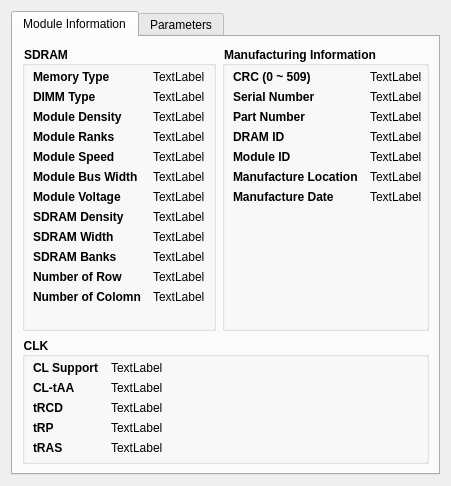
<?xml version="1.0" encoding="UTF-8"?>
<ui version="4.0">
 <class>Dialog</class>
 <widget class="QDialog" name="Dialog">
  <property name="geometry">
   <rect>
    <x>0</x>
    <y>0</y>
    <width>451</width>
    <height>473</height>
   </rect>
  </property>
  <property name="windowTitle">
   <string>SPD Information</string>
  </property>
  <layout class="QVBoxLayout" name="verticalLayout_2">
   <item>
    <widget class="QTabWidget" name="tabWidget">
     <property name="currentIndex">
      <number>0</number>
     </property>
     <widget class="QWidget" name="tab_5">
      <attribute name="title">
       <string>Module Information</string>
      </attribute>
      <layout class="QGridLayout" name="gridLayout" rowstretch="1,1" columnstretch="1,1">
       <item row="0" column="1">
        <widget class="QGroupBox" name="formGroupBox">
         <property name="styleSheet">
          <string notr="true">QGroupBox{ font-weight: bold; }</string>
         </property>
         <property name="title">
          <string>Manufacturing Information</string>
         </property>
         <layout class="QFormLayout" name="formLayout_4">
          <property name="horizontalSpacing">
           <number>8</number>
          </property>
          <property name="verticalSpacing">
           <number>6</number>
          </property>
          <property name="leftMargin">
           <number>4</number>
          </property>
          <property name="topMargin">
           <number>4</number>
          </property>
          <property name="rightMargin">
           <number>4</number>
          </property>
          <property name="bottomMargin">
           <number>4</number>
          </property>
          <item row="0" column="0">
           <widget class="QLabel" name="label_35">
            <property name="font">
             <font>
              <weight>75</weight>
              <bold>true</bold>
             </font>
            </property>
            <property name="text">
             <string>CRC (0 ~ 509)</string>
            </property>
            <property name="indent">
             <number>4</number>
            </property>
           </widget>
          </item>
          <item row="0" column="1">
           <widget class="QLabel" name="label_36">
            <property name="text">
             <string>TextLabel</string>
            </property>
            <property name="indent">
             <number>4</number>
            </property>
           </widget>
          </item>
          <item row="1" column="0">
           <widget class="QLabel" name="label_37">
            <property name="font">
             <font>
              <weight>75</weight>
              <bold>true</bold>
             </font>
            </property>
            <property name="text">
             <string>Serial Number</string>
            </property>
            <property name="indent">
             <number>4</number>
            </property>
           </widget>
          </item>
          <item row="1" column="1">
           <widget class="QLabel" name="label_38">
            <property name="text">
             <string>TextLabel</string>
            </property>
            <property name="indent">
             <number>4</number>
            </property>
           </widget>
          </item>
          <item row="2" column="0">
           <widget class="QLabel" name="label_39">
            <property name="font">
             <font>
              <weight>75</weight>
              <bold>true</bold>
             </font>
            </property>
            <property name="text">
             <string>Part Number</string>
            </property>
            <property name="indent">
             <number>4</number>
            </property>
           </widget>
          </item>
          <item row="2" column="1">
           <widget class="QLabel" name="label_40">
            <property name="text">
             <string>TextLabel</string>
            </property>
            <property name="indent">
             <number>4</number>
            </property>
           </widget>
          </item>
          <item row="3" column="0">
           <widget class="QLabel" name="label_41">
            <property name="font">
             <font>
              <weight>75</weight>
              <bold>true</bold>
             </font>
            </property>
            <property name="text">
             <string>DRAM ID</string>
            </property>
            <property name="indent">
             <number>4</number>
            </property>
           </widget>
          </item>
          <item row="3" column="1">
           <widget class="QLabel" name="label_42">
            <property name="text">
             <string>TextLabel</string>
            </property>
            <property name="indent">
             <number>4</number>
            </property>
           </widget>
          </item>
          <item row="4" column="0">
           <widget class="QLabel" name="label_43">
            <property name="font">
             <font>
              <weight>75</weight>
              <bold>true</bold>
             </font>
            </property>
            <property name="text">
             <string>Module ID</string>
            </property>
            <property name="indent">
             <number>4</number>
            </property>
           </widget>
          </item>
          <item row="4" column="1">
           <widget class="QLabel" name="label_44">
            <property name="text">
             <string>TextLabel</string>
            </property>
            <property name="indent">
             <number>4</number>
            </property>
           </widget>
          </item>
          <item row="5" column="0">
           <widget class="QLabel" name="label_45">
            <property name="font">
             <font>
              <weight>75</weight>
              <bold>true</bold>
             </font>
            </property>
            <property name="text">
             <string>Manufacture Location</string>
            </property>
            <property name="indent">
             <number>4</number>
            </property>
           </widget>
          </item>
          <item row="5" column="1">
           <widget class="QLabel" name="label_46">
            <property name="text">
             <string>TextLabel</string>
            </property>
            <property name="indent">
             <number>4</number>
            </property>
           </widget>
          </item>
          <item row="6" column="0">
           <widget class="QLabel" name="label_47">
            <property name="font">
             <font>
              <weight>75</weight>
              <bold>true</bold>
             </font>
            </property>
            <property name="text">
             <string>Manufacture Date</string>
            </property>
            <property name="indent">
             <number>4</number>
            </property>
           </widget>
          </item>
          <item row="6" column="1">
           <widget class="QLabel" name="label_48">
            <property name="text">
             <string>TextLabel</string>
            </property>
            <property name="indent">
             <number>4</number>
            </property>
           </widget>
          </item>
         </layout>
        </widget>
       </item>
       <item row="0" column="0">
        <widget class="QGroupBox" name="formGroupBox">
         <property name="styleSheet">
          <string notr="true">QGroupBox{ font-weight: bold; }</string>
         </property>
         <property name="title">
          <string>SDRAM</string>
         </property>
         <layout class="QFormLayout" name="formLayout">
          <property name="sizeConstraint">
           <enum>QLayout::SetDefaultConstraint</enum>
          </property>
          <property name="fieldGrowthPolicy">
           <enum>QFormLayout::AllNonFixedFieldsGrow</enum>
          </property>
          <property name="rowWrapPolicy">
           <enum>QFormLayout::DontWrapRows</enum>
          </property>
          <property name="labelAlignment">
           <set>Qt::AlignLeading|Qt::AlignLeft|Qt::AlignVCenter</set>
          </property>
          <property name="formAlignment">
           <set>Qt::AlignLeading|Qt::AlignLeft|Qt::AlignTop</set>
          </property>
          <property name="horizontalSpacing">
           <number>8</number>
          </property>
          <property name="verticalSpacing">
           <number>6</number>
          </property>
          <property name="leftMargin">
           <number>4</number>
          </property>
          <property name="topMargin">
           <number>4</number>
          </property>
          <property name="rightMargin">
           <number>4</number>
          </property>
          <property name="bottomMargin">
           <number>4</number>
          </property>
          <item row="0" column="0">
           <widget class="QLabel" name="label">
            <property name="minimumSize">
             <size>
              <width>0</width>
              <height>0</height>
             </size>
            </property>
            <property name="font">
             <font>
              <weight>75</weight>
              <bold>true</bold>
             </font>
            </property>
            <property name="text">
             <string>Memory Type</string>
            </property>
            <property name="indent">
             <number>4</number>
            </property>
           </widget>
          </item>
          <item row="0" column="1">
           <widget class="QLabel" name="label_2">
            <property name="text">
             <string>TextLabel</string>
            </property>
            <property name="indent">
             <number>4</number>
            </property>
           </widget>
          </item>
          <item row="1" column="0">
           <widget class="QLabel" name="label_3">
            <property name="font">
             <font>
              <weight>75</weight>
              <bold>true</bold>
             </font>
            </property>
            <property name="text">
             <string>DIMM Type</string>
            </property>
            <property name="indent">
             <number>4</number>
            </property>
           </widget>
          </item>
          <item row="1" column="1">
           <widget class="QLabel" name="label_4">
            <property name="text">
             <string>TextLabel</string>
            </property>
            <property name="indent">
             <number>4</number>
            </property>
           </widget>
          </item>
          <item row="2" column="0">
           <widget class="QLabel" name="label_5">
            <property name="font">
             <font>
              <weight>75</weight>
              <bold>true</bold>
             </font>
            </property>
            <property name="text">
             <string>Module Density</string>
            </property>
            <property name="indent">
             <number>4</number>
            </property>
           </widget>
          </item>
          <item row="2" column="1">
           <widget class="QLabel" name="label_6">
            <property name="text">
             <string>TextLabel</string>
            </property>
            <property name="indent">
             <number>4</number>
            </property>
           </widget>
          </item>
          <item row="3" column="0">
           <widget class="QLabel" name="label_7">
            <property name="font">
             <font>
              <weight>75</weight>
              <bold>true</bold>
             </font>
            </property>
            <property name="text">
             <string>Module Ranks</string>
            </property>
            <property name="indent">
             <number>4</number>
            </property>
           </widget>
          </item>
          <item row="3" column="1">
           <widget class="QLabel" name="label_8">
            <property name="text">
             <string>TextLabel</string>
            </property>
            <property name="indent">
             <number>4</number>
            </property>
           </widget>
          </item>
          <item row="4" column="0">
           <widget class="QLabel" name="label_9">
            <property name="font">
             <font>
              <weight>75</weight>
              <bold>true</bold>
             </font>
            </property>
            <property name="text">
             <string>Module Speed</string>
            </property>
            <property name="indent">
             <number>4</number>
            </property>
           </widget>
          </item>
          <item row="4" column="1">
           <widget class="QLabel" name="label_10">
            <property name="text">
             <string>TextLabel</string>
            </property>
            <property name="indent">
             <number>4</number>
            </property>
           </widget>
          </item>
          <item row="5" column="0">
           <widget class="QLabel" name="label_11">
            <property name="font">
             <font>
              <weight>75</weight>
              <bold>true</bold>
             </font>
            </property>
            <property name="text">
             <string>Module Bus Width</string>
            </property>
            <property name="indent">
             <number>4</number>
            </property>
           </widget>
          </item>
          <item row="5" column="1">
           <widget class="QLabel" name="label_12">
            <property name="text">
             <string>TextLabel</string>
            </property>
            <property name="indent">
             <number>4</number>
            </property>
           </widget>
          </item>
          <item row="6" column="0">
           <widget class="QLabel" name="label_13">
            <property name="font">
             <font>
              <weight>75</weight>
              <bold>true</bold>
             </font>
            </property>
            <property name="text">
             <string>Module Voltage</string>
            </property>
            <property name="indent">
             <number>4</number>
            </property>
           </widget>
          </item>
          <item row="6" column="1">
           <widget class="QLabel" name="label_14">
            <property name="text">
             <string>TextLabel</string>
            </property>
            <property name="indent">
             <number>4</number>
            </property>
           </widget>
          </item>
          <item row="7" column="0">
           <widget class="QLabel" name="label_15">
            <property name="font">
             <font>
              <weight>75</weight>
              <bold>true</bold>
             </font>
            </property>
            <property name="text">
             <string>SDRAM Density</string>
            </property>
            <property name="indent">
             <number>4</number>
            </property>
           </widget>
          </item>
          <item row="7" column="1">
           <widget class="QLabel" name="label_16">
            <property name="text">
             <string>TextLabel</string>
            </property>
            <property name="indent">
             <number>4</number>
            </property>
           </widget>
          </item>
          <item row="8" column="0">
           <widget class="QLabel" name="label_17">
            <property name="font">
             <font>
              <weight>75</weight>
              <bold>true</bold>
             </font>
            </property>
            <property name="text">
             <string>SDRAM Width</string>
            </property>
            <property name="indent">
             <number>4</number>
            </property>
           </widget>
          </item>
          <item row="8" column="1">
           <widget class="QLabel" name="label_18">
            <property name="text">
             <string>TextLabel</string>
            </property>
            <property name="indent">
             <number>4</number>
            </property>
           </widget>
          </item>
          <item row="9" column="0">
           <widget class="QLabel" name="label_19">
            <property name="font">
             <font>
              <weight>75</weight>
              <bold>true</bold>
             </font>
            </property>
            <property name="text">
             <string>SDRAM Banks</string>
            </property>
            <property name="indent">
             <number>4</number>
            </property>
           </widget>
          </item>
          <item row="9" column="1">
           <widget class="QLabel" name="label_20">
            <property name="text">
             <string>TextLabel</string>
            </property>
            <property name="indent">
             <number>4</number>
            </property>
           </widget>
          </item>
          <item row="10" column="0">
           <widget class="QLabel" name="label_21">
            <property name="font">
             <font>
              <weight>75</weight>
              <bold>true</bold>
             </font>
            </property>
            <property name="text">
             <string>Number of Row</string>
            </property>
            <property name="indent">
             <number>4</number>
            </property>
           </widget>
          </item>
          <item row="10" column="1">
           <widget class="QLabel" name="label_22">
            <property name="text">
             <string>TextLabel</string>
            </property>
            <property name="indent">
             <number>4</number>
            </property>
           </widget>
          </item>
          <item row="11" column="0">
           <widget class="QLabel" name="label_23">
            <property name="font">
             <font>
              <weight>75</weight>
              <bold>true</bold>
             </font>
            </property>
            <property name="text">
             <string>Number of Colomn</string>
            </property>
            <property name="indent">
             <number>4</number>
            </property>
           </widget>
          </item>
          <item row="11" column="1">
           <widget class="QLabel" name="label_24">
            <property name="text">
             <string>TextLabel</string>
            </property>
            <property name="indent">
             <number>4</number>
            </property>
           </widget>
          </item>
          <item row="24" column="0">
           <widget class="QLabel" name="label_000">
            <property name="text">
             <string/>
            </property>
           </widget>
          </item>
         </layout>
        </widget>
       </item>
       <item row="1" column="0" colspan="2">
        <widget class="QGroupBox" name="formGroupBox">
         <property name="styleSheet">
          <string notr="true">QGroupBox{ font-weight: bold; }</string>
         </property>
         <property name="title">
          <string>CLK</string>
         </property>
         <layout class="QFormLayout" name="formLayout_3">
          <property name="formAlignment">
           <set>Qt::AlignLeading|Qt::AlignLeft|Qt::AlignTop</set>
          </property>
          <property name="horizontalSpacing">
           <number>8</number>
          </property>
          <property name="verticalSpacing">
           <number>6</number>
          </property>
          <property name="leftMargin">
           <number>4</number>
          </property>
          <property name="topMargin">
           <number>4</number>
          </property>
          <property name="rightMargin">
           <number>4</number>
          </property>
          <property name="bottomMargin">
           <number>4</number>
          </property>
          <item row="0" column="0">
           <widget class="QLabel" name="label_25">
            <property name="font">
             <font>
              <weight>75</weight>
              <bold>true</bold>
             </font>
            </property>
            <property name="text">
             <string>CL Support</string>
            </property>
            <property name="indent">
             <number>4</number>
            </property>
           </widget>
          </item>
          <item row="0" column="1">
           <widget class="QLabel" name="label_26">
            <property name="text">
             <string>TextLabel</string>
            </property>
            <property name="indent">
             <number>4</number>
            </property>
           </widget>
          </item>
          <item row="1" column="0">
           <widget class="QLabel" name="label_27">
            <property name="font">
             <font>
              <weight>75</weight>
              <bold>true</bold>
             </font>
            </property>
            <property name="text">
             <string>CL-tAA</string>
            </property>
            <property name="indent">
             <number>4</number>
            </property>
           </widget>
          </item>
          <item row="1" column="1">
           <widget class="QLabel" name="label_28">
            <property name="text">
             <string>TextLabel</string>
            </property>
            <property name="indent">
             <number>4</number>
            </property>
           </widget>
          </item>
          <item row="2" column="0">
           <widget class="QLabel" name="label_29">
            <property name="font">
             <font>
              <weight>75</weight>
              <bold>true</bold>
             </font>
            </property>
            <property name="text">
             <string>tRCD</string>
            </property>
            <property name="indent">
             <number>4</number>
            </property>
           </widget>
          </item>
          <item row="3" column="0">
           <widget class="QLabel" name="label_31">
            <property name="font">
             <font>
              <weight>75</weight>
              <bold>true</bold>
             </font>
            </property>
            <property name="text">
             <string>tRP</string>
            </property>
            <property name="indent">
             <number>4</number>
            </property>
           </widget>
          </item>
          <item row="3" column="1">
           <widget class="QLabel" name="label_32">
            <property name="text">
             <string>TextLabel</string>
            </property>
            <property name="indent">
             <number>4</number>
            </property>
           </widget>
          </item>
          <item row="4" column="0">
           <widget class="QLabel" name="label_33">
            <property name="font">
             <font>
              <weight>75</weight>
              <bold>true</bold>
             </font>
            </property>
            <property name="text">
             <string>tRAS</string>
            </property>
            <property name="indent">
             <number>4</number>
            </property>
           </widget>
          </item>
          <item row="4" column="1">
           <widget class="QLabel" name="label_34">
            <property name="text">
             <string>TextLabel</string>
            </property>
            <property name="indent">
             <number>4</number>
            </property>
           </widget>
          </item>
          <item row="2" column="1">
           <widget class="QLabel" name="label_30">
            <property name="text">
             <string>TextLabel</string>
            </property>
            <property name="indent">
             <number>4</number>
            </property>
           </widget>
          </item>
         </layout>
        </widget>
       </item>
      </layout>
     </widget>
     <widget class="QWidget" name="tab_6">
      <attribute name="title">
       <string>Parameters</string>
      </attribute>
      <layout class="QVBoxLayout" name="verticalLayout_5">
       <item>
        <widget class="QGroupBox" name="formGroupBox">
         <property name="styleSheet">
          <string notr="true">QGroupBox{ font-weight: bold; }</string>
         </property>
         <property name="title">
          <string>Module Specific</string>
         </property>
         <layout class="QFormLayout" name="formLayout_2">
          <property name="sizeConstraint">
           <enum>QLayout::SetDefaultConstraint</enum>
          </property>
          <property name="fieldGrowthPolicy">
           <enum>QFormLayout::AllNonFixedFieldsGrow</enum>
          </property>
          <property name="formAlignment">
           <set>Qt::AlignLeading|Qt::AlignLeft|Qt::AlignTop</set>
          </property>
          <property name="horizontalSpacing">
           <number>8</number>
          </property>
          <property name="verticalSpacing">
           <number>6</number>
          </property>
          <property name="leftMargin">
           <number>4</number>
          </property>
          <property name="topMargin">
           <number>4</number>
          </property>
          <property name="rightMargin">
           <number>4</number>
          </property>
          <property name="bottomMargin">
           <number>4</number>
          </property>
          <item row="0" column="0">
           <widget class="QLabel" name="label_52">
            <property name="font">
             <font>
              <weight>75</weight>
              <bold>true</bold>
             </font>
            </property>
            <property name="frameShape">
             <enum>QFrame::NoFrame</enum>
            </property>
            <property name="lineWidth">
             <number>1</number>
            </property>
            <property name="midLineWidth">
             <number>0</number>
            </property>
            <property name="text">
             <string>SPD Module Revision </string>
            </property>
            <property name="indent">
             <number>4</number>
            </property>
           </widget>
          </item>
          <item row="0" column="1">
           <widget class="QLabel" name="label_53">
            <property name="text">
             <string>TextLabel</string>
            </property>
            <property name="indent">
             <number>4</number>
            </property>
           </widget>
          </item>
          <item row="1" column="0">
           <widget class="QLabel" name="label_54">
            <property name="font">
             <font>
              <weight>75</weight>
              <bold>true</bold>
             </font>
            </property>
            <property name="text">
             <string>SPD ID</string>
            </property>
            <property name="indent">
             <number>4</number>
            </property>
           </widget>
          </item>
          <item row="1" column="1">
           <widget class="QLabel" name="label_55">
            <property name="text">
             <string>TextLabel</string>
            </property>
            <property name="indent">
             <number>4</number>
            </property>
           </widget>
          </item>
          <item row="2" column="0">
           <widget class="QLabel" name="label_56">
            <property name="font">
             <font>
              <weight>75</weight>
              <bold>true</bold>
             </font>
            </property>
            <property name="text">
             <string>SPD Revision</string>
            </property>
            <property name="indent">
             <number>4</number>
            </property>
           </widget>
          </item>
          <item row="2" column="1">
           <widget class="QLabel" name="label_57">
            <property name="text">
             <string>TextLabel</string>
            </property>
            <property name="indent">
             <number>4</number>
            </property>
           </widget>
          </item>
          <item row="3" column="0">
           <widget class="QLabel" name="label_58">
            <property name="font">
             <font>
              <weight>75</weight>
              <bold>true</bold>
             </font>
            </property>
            <property name="text">
             <string>SPD Device Type</string>
            </property>
            <property name="indent">
             <number>4</number>
            </property>
           </widget>
          </item>
          <item row="3" column="1">
           <widget class="QLabel" name="label_59">
            <property name="text">
             <string>TextLabel</string>
            </property>
            <property name="indent">
             <number>4</number>
            </property>
           </widget>
          </item>
          <item row="4" column="0">
           <widget class="QLabel" name="label_60">
            <property name="font">
             <font>
              <weight>75</weight>
              <bold>true</bold>
             </font>
            </property>
            <property name="text">
             <string>PMIC 0 ID</string>
            </property>
            <property name="indent">
             <number>4</number>
            </property>
           </widget>
          </item>
          <item row="4" column="1">
           <widget class="QLabel" name="label_61">
            <property name="text">
             <string>TextLabel</string>
            </property>
            <property name="indent">
             <number>4</number>
            </property>
           </widget>
          </item>
          <item row="5" column="0">
           <widget class="QLabel" name="label_62">
            <property name="font">
             <font>
              <weight>75</weight>
              <bold>true</bold>
             </font>
            </property>
            <property name="text">
             <string>PMIC 0 Revision</string>
            </property>
            <property name="indent">
             <number>4</number>
            </property>
           </widget>
          </item>
          <item row="5" column="1">
           <widget class="QLabel" name="label_63">
            <property name="text">
             <string>TextLabel</string>
            </property>
            <property name="indent">
             <number>4</number>
            </property>
           </widget>
          </item>
          <item row="6" column="0">
           <widget class="QLabel" name="label_64">
            <property name="font">
             <font>
              <weight>75</weight>
              <bold>true</bold>
             </font>
            </property>
            <property name="text">
             <string>PMIC 0 Device Type</string>
            </property>
            <property name="indent">
             <number>4</number>
            </property>
           </widget>
          </item>
          <item row="6" column="1">
           <widget class="QLabel" name="label_65">
            <property name="text">
             <string>TextLabel</string>
            </property>
            <property name="indent">
             <number>4</number>
            </property>
           </widget>
          </item>
          <item row="7" column="0">
           <widget class="QLabel" name="label_66">
            <property name="font">
             <font>
              <weight>75</weight>
              <bold>true</bold>
             </font>
            </property>
            <property name="text">
             <string>PMIC 1 ID</string>
            </property>
            <property name="indent">
             <number>4</number>
            </property>
           </widget>
          </item>
          <item row="7" column="1">
           <widget class="QLabel" name="label_67">
            <property name="text">
             <string>TextLabel</string>
            </property>
            <property name="indent">
             <number>4</number>
            </property>
           </widget>
          </item>
          <item row="8" column="0">
           <widget class="QLabel" name="label_68">
            <property name="font">
             <font>
              <weight>75</weight>
              <bold>true</bold>
             </font>
            </property>
            <property name="text">
             <string>PMIC 1 Revision</string>
            </property>
            <property name="indent">
             <number>4</number>
            </property>
           </widget>
          </item>
          <item row="8" column="1">
           <widget class="QLabel" name="label_69">
            <property name="text">
             <string>TextLabel</string>
            </property>
            <property name="indent">
             <number>4</number>
            </property>
           </widget>
          </item>
          <item row="9" column="0">
           <widget class="QLabel" name="label_70">
            <property name="font">
             <font>
              <weight>75</weight>
              <bold>true</bold>
             </font>
            </property>
            <property name="text">
             <string>PMIC 1 Device Type</string>
            </property>
            <property name="indent">
             <number>4</number>
            </property>
           </widget>
          </item>
          <item row="9" column="1">
           <widget class="QLabel" name="label_71">
            <property name="text">
             <string>TextLabel</string>
            </property>
            <property name="indent">
             <number>4</number>
            </property>
           </widget>
          </item>
          <item row="10" column="0">
           <widget class="QLabel" name="label_72">
            <property name="font">
             <font>
              <weight>75</weight>
              <bold>true</bold>
             </font>
            </property>
            <property name="text">
             <string>PMIC 2 ID</string>
            </property>
            <property name="indent">
             <number>4</number>
            </property>
           </widget>
          </item>
          <item row="10" column="1">
           <widget class="QLabel" name="label_73">
            <property name="text">
             <string>TextLabel</string>
            </property>
            <property name="indent">
             <number>4</number>
            </property>
           </widget>
          </item>
          <item row="11" column="0">
           <widget class="QLabel" name="label_74">
            <property name="font">
             <font>
              <weight>75</weight>
              <bold>true</bold>
             </font>
            </property>
            <property name="text">
             <string>PMIC 2 Revision</string>
            </property>
            <property name="indent">
             <number>4</number>
            </property>
           </widget>
          </item>
          <item row="11" column="1">
           <widget class="QLabel" name="label_75">
            <property name="text">
             <string>TextLabel</string>
            </property>
            <property name="indent">
             <number>4</number>
            </property>
           </widget>
          </item>
          <item row="12" column="0">
           <widget class="QLabel" name="label_76">
            <property name="font">
             <font>
              <weight>75</weight>
              <bold>true</bold>
             </font>
            </property>
            <property name="text">
             <string>PMIC 2 Device Type</string>
            </property>
            <property name="indent">
             <number>4</number>
            </property>
           </widget>
          </item>
          <item row="12" column="1">
           <widget class="QLabel" name="label_77">
            <property name="text">
             <string>TextLabel</string>
            </property>
            <property name="indent">
             <number>4</number>
            </property>
           </widget>
          </item>
          <item row="13" column="0">
           <widget class="QLabel" name="label_78">
            <property name="font">
             <font>
              <weight>75</weight>
              <bold>true</bold>
             </font>
            </property>
            <property name="text">
             <string>Tsensor ID</string>
            </property>
            <property name="indent">
             <number>4</number>
            </property>
           </widget>
          </item>
          <item row="13" column="1">
           <widget class="QLabel" name="label_79">
            <property name="text">
             <string>TextLabel</string>
            </property>
            <property name="indent">
             <number>4</number>
            </property>
           </widget>
          </item>
          <item row="14" column="0">
           <widget class="QLabel" name="label_80">
            <property name="font">
             <font>
              <weight>75</weight>
              <bold>true</bold>
             </font>
            </property>
            <property name="text">
             <string>Tsensor Revision</string>
            </property>
            <property name="indent">
             <number>4</number>
            </property>
           </widget>
          </item>
          <item row="14" column="1">
           <widget class="QLabel" name="label_81">
            <property name="text">
             <string>TextLabel</string>
            </property>
            <property name="indent">
             <number>4</number>
            </property>
           </widget>
          </item>
          <item row="15" column="0">
           <widget class="QLabel" name="label_82">
            <property name="font">
             <font>
              <weight>75</weight>
              <bold>true</bold>
             </font>
            </property>
            <property name="text">
             <string>Tsensor Device Type</string>
            </property>
            <property name="indent">
             <number>4</number>
            </property>
           </widget>
          </item>
          <item row="15" column="1">
           <widget class="QLabel" name="label_83">
            <property name="text">
             <string>TextLabel</string>
            </property>
            <property name="indent">
             <number>4</number>
            </property>
           </widget>
          </item>
          <item row="16" column="0">
           <widget class="QLabel" name="label_84">
            <property name="text">
             <string/>
            </property>
           </widget>
          </item>
         </layout>
        </widget>
       </item>
      </layout>
     </widget>
    </widget>
   </item>
  </layout>
 </widget>
 <resources/>
 <connections/>
</ui>
